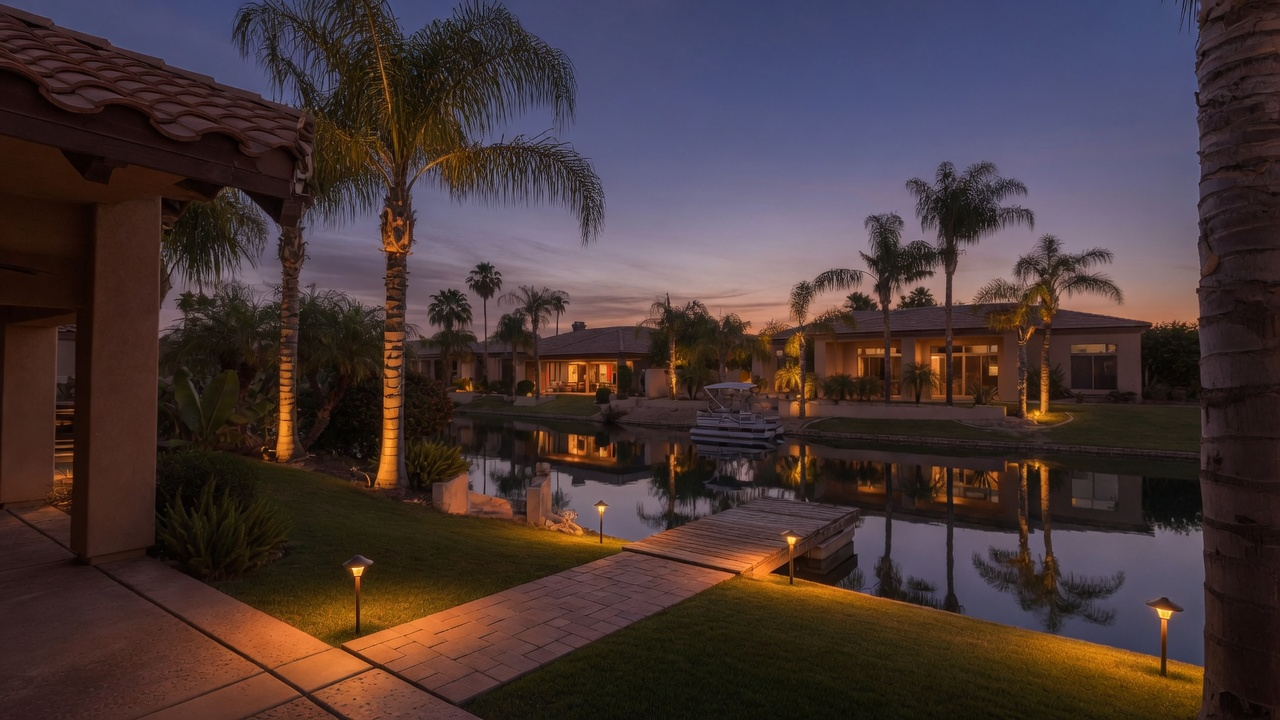
#> input picture stills/lake-lighting.jpg, 1280 x 720 px, found by its file name
$ python make-og.py
#> lines starting #> are read from the running program, lines starting #| are printed output that depends on the picture
#> in main, img is the input picture: PIL image 1280x720 RGB; mean R, G, B 71.1, 55, 55.1
#!/usr/bin/env python3
"""Cover-crop lake-lighting.jpg to 1200x630 OG image with AI CONCEPT label."""

from pathlib import Path

from PIL import Image, ImageDraw, ImageFont

ROOT = Path(__file__).resolve().parents[1]
SRC = ROOT / "public/stills/lake-lighting.jpg"
OUT = ROOT / "public/og/ocotillo-lakes-ai-concept.png"
W, H = 1200, 630

SERIF = "/usr/share/fonts/truetype/liberation/LiberationSerif-Italic.ttf"
SANS_BOLD = "/usr/share/fonts/truetype/dejavu/DejaVuSans-Bold.ttf"
SANS = "/usr/share/fonts/truetype/dejavu/DejaVuSans.ttf"


def cover_crop(img: Image.Image, width: int, height: int) -> Image.Image:
#> called with width = 1200, height = 630
    src_w, src_h = img.size
    target_ratio = width / height
    src_ratio = src_w / src_h
    if src_ratio > target_ratio:
        new_w = int(src_h * target_ratio)
        left = (src_w - new_w) // 2
        img = img.crop((left, 0, left + new_w, src_h))
    else:
        new_h = int(src_w / target_ratio)
        top = (src_h - new_h) // 2
        img = img.crop((0, top, src_w, top + new_h))
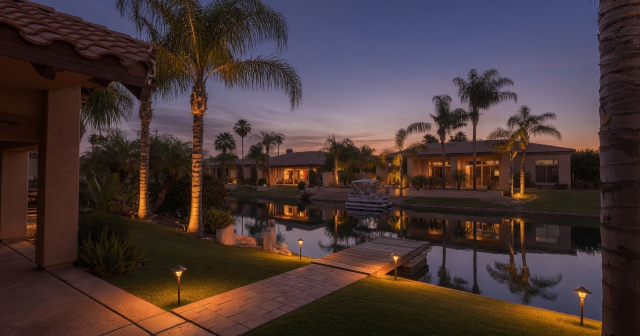
#> img: PIL image 1280x672 RGB (shown at 1/2 size); mean R, G, B 72.2, 55.5, 54.8
    return img.resize((width, height), Image.Resampling.LANCZOS)


def main() -> None:
    img = Image.open(SRC).convert("RGB")
    img = cover_crop(img, W, H)

    overlay = Image.new("RGBA", (W, H), (0, 0, 0, 0))
#> overlay: PIL image 1200x630 RGBA; every value is 0
    draw_ov = ImageDraw.Draw(overlay)
    for y in range(H):
        t = y / H
        alpha = int(50 + 190 * (t**1.35))
        draw_ov.line([(0, y), (W, y)], fill=(8, 9, 10, alpha))

    composed = Image.alpha_composite(img.convert("RGBA"), overlay)
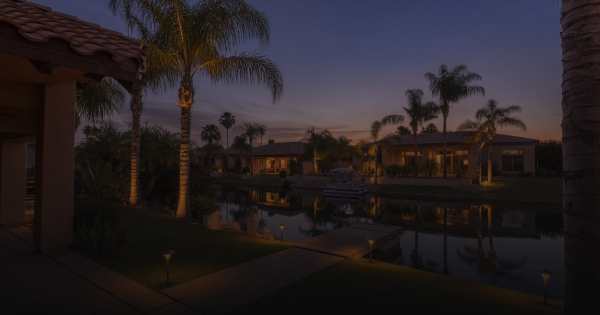
#> composed: PIL image 1200x630 RGBA (shown at 1/2 size); mean R, G, B, A 39.7, 33.6, 36.7, 255
    draw = ImageDraw.Draw(composed)

    caps = ImageFont.truetype(SANS_BOLD, 20)
    serif = ImageFont.truetype(SERIF, 78)
    small = ImageFont.truetype(SANS, 24)
    tiny = ImageFont.truetype(SANS, 18)

    pill = "AI CONCEPT"
    bbox = draw.textbbox((0, 0), pill, font=caps)
#> bbox = (0, 4, 135, 19)
    pw, ph = bbox[2] - bbox[0], bbox[3] - bbox[1]
#> pw = 135; ph = 15
    px, py = 64, 318
    pad_x, pad_y = 18, 10
    draw.rounded_rectangle(
        [px, py, px + pw + pad_x * 2, py + ph + pad_y * 2],
        radius=20,
        outline=(196, 92, 44, 255),
        width=2,
        fill=(8, 9, 10, 170),
    )
    draw.text((px + pad_x, py + pad_y - 1), pill, font=caps, fill=(243, 238, 228, 255))
    draw.text((64, 390), "Ocotillo Yards", font=serif, fill=(243, 238, 228, 255))
    draw.text((64, 490), "Ocotillo Lakes · Chandler", font=small, fill=(183, 168, 148, 255))
    draw.text((64, 530), "Visualization, not a completed job", font=tiny, fill=(183, 168, 148, 230))

    OUT.parent.mkdir(parents=True, exist_ok=True)
    composed.convert("RGB").save(OUT, "PNG", optimize=True)
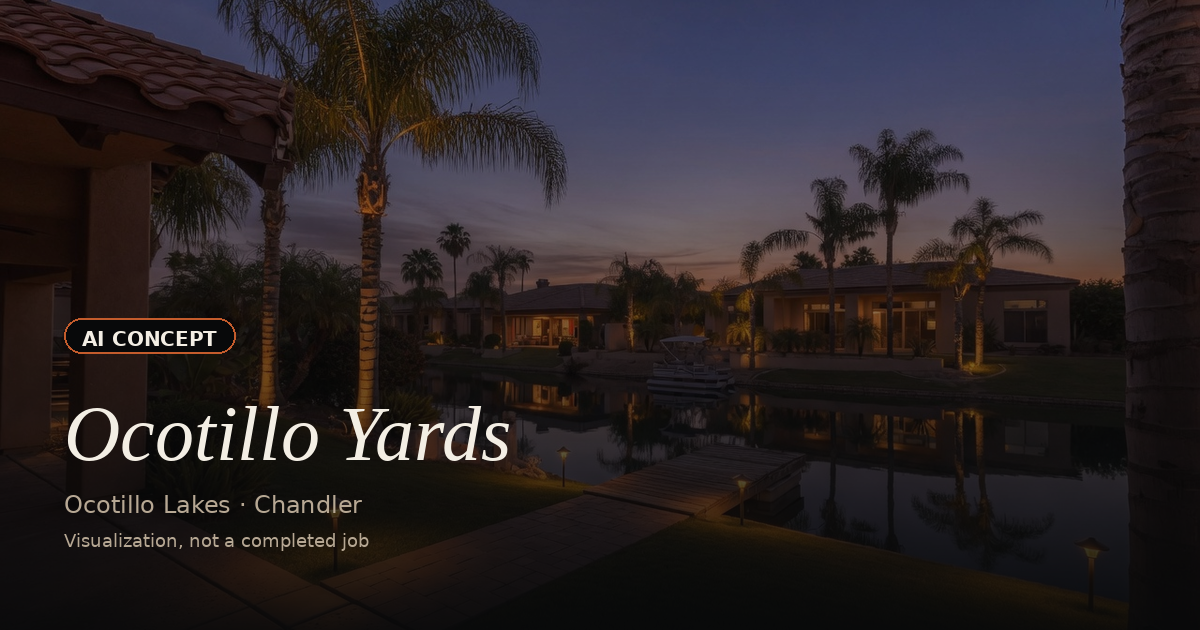
#> saved as ocotillo-lakes-ai-concept.png: PIL image 1200x630 RGB; mean R, G, B 42.4, 36.1, 39.2
    print(f"Wrote {OUT} {composed.size}")
#| Wrote public/og/ocotillo-lakes-ai-concept.png (1200, 630)


if __name__ == "__main__":
    main()

$ run again, with stills/concept-backyard-before.jpg copied over stills/lake-lighting.jpg
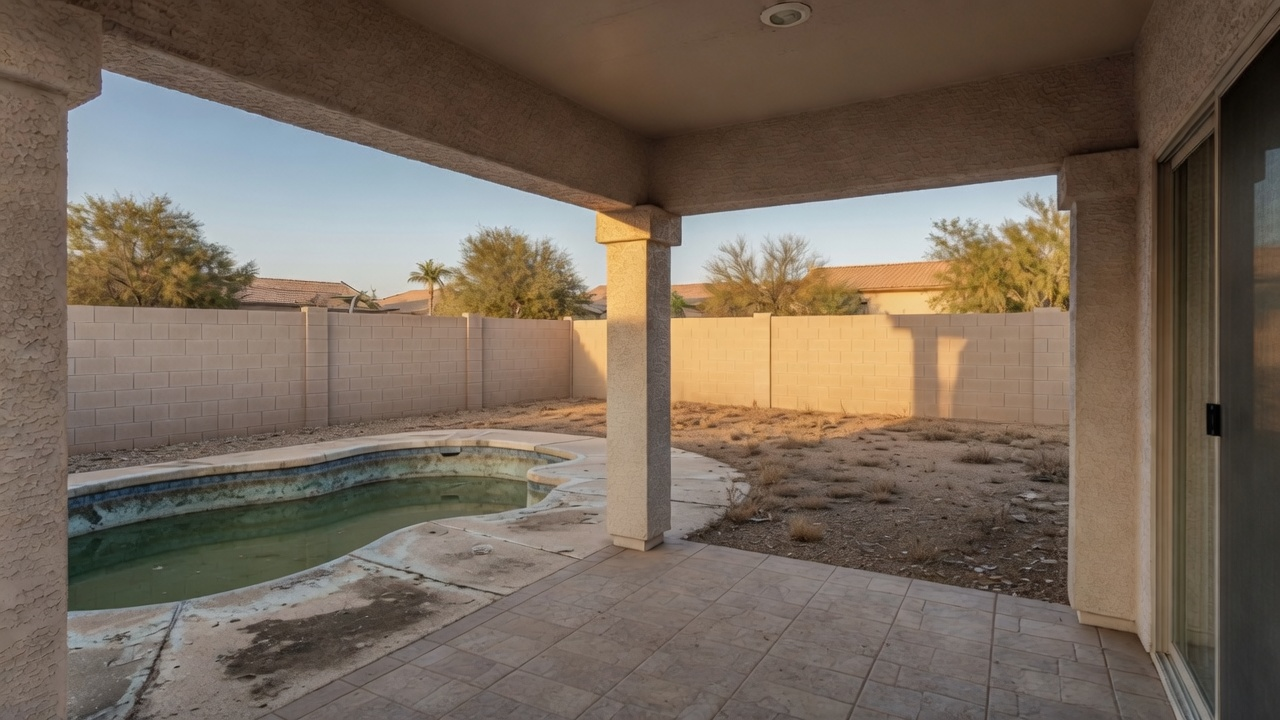
#> input picture stills/concept-backyard-before.jpg, 1280 x 720 px, found by its file name
#> in main, img is the input picture: PIL image 1280x720 RGB; mean R, G, B 117.2, 103.4, 89.8
#> in cover_crop, `img = img.crop((0, top, src_w, top + new_h))`:
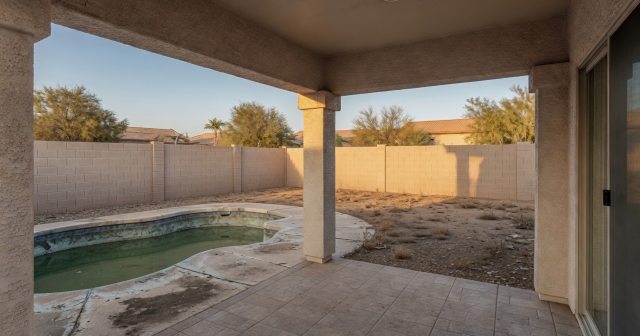
#> img: PIL image 1280x672 RGB (shown at 1/2 size); mean R, G, B 119, 105.2, 91.2
#> overlay: PIL image 1200x630 RGBA; every value is 0
#> bbox = (0, 4, 135, 19)
#> pw = 135; ph = 15
#> in main, `composed.convert("RGB").save(OUT, "PNG", optimize=True)`:
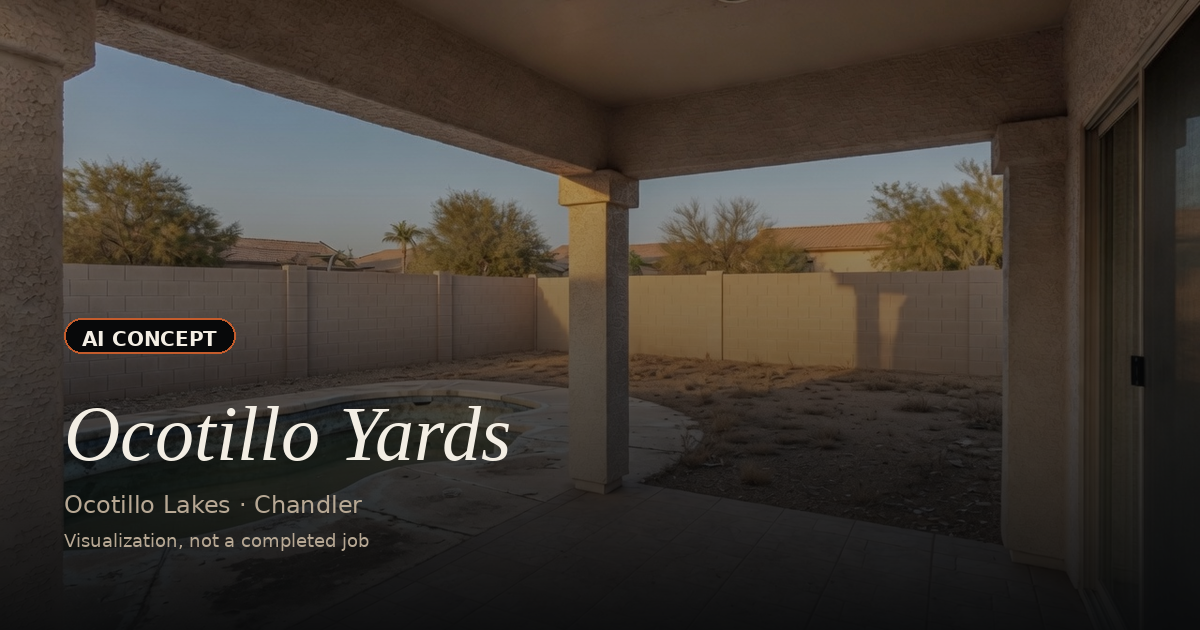
#> saved as ocotillo-lakes-ai-concept.png: PIL image 1200x630 RGB; mean R, G, B 64.6, 57.8, 50.9
#| Wrote public/og/ocotillo-lakes-ai-concept.png (1200, 630)

$ run again, with stills/concept-backyard-from-patio.jpg copied over stills/lake-lighting.jpg
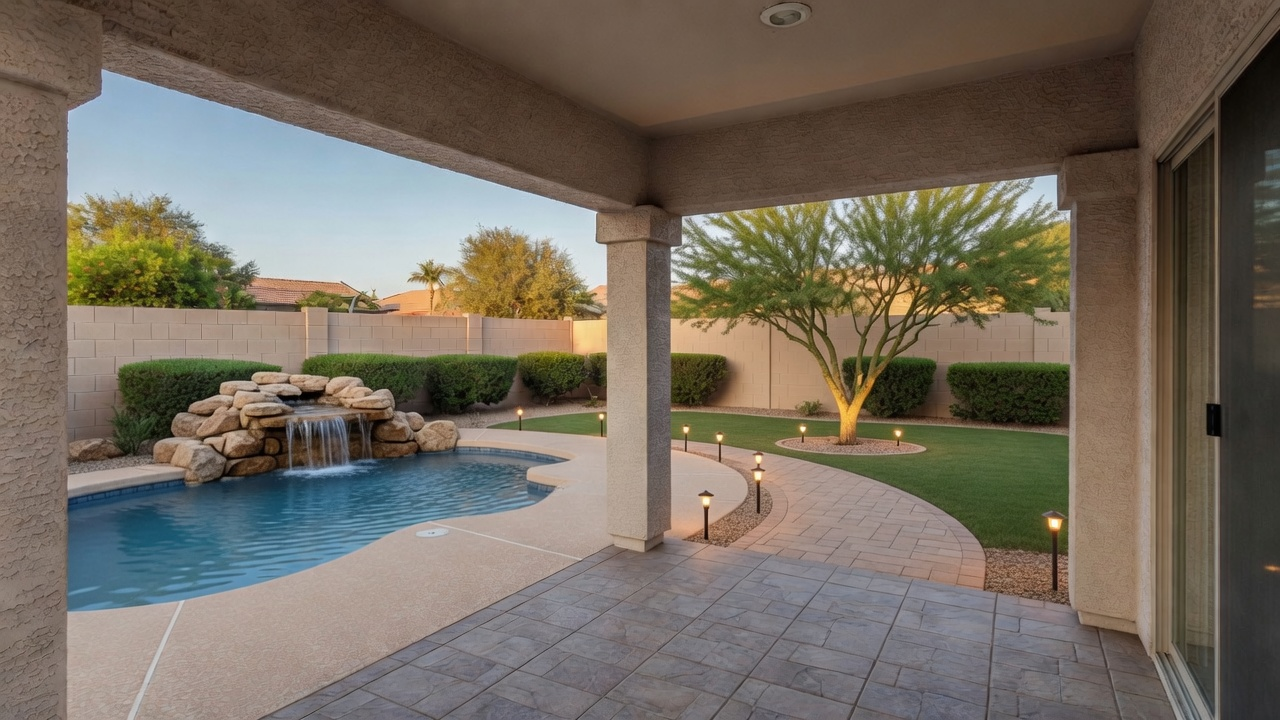
#> input picture stills/concept-backyard-from-patio.jpg, 1280 x 720 px, found by its file name
#> in main, img is the input picture: PIL image 1280x720 RGB; mean R, G, B 116, 107.1, 95
#> in cover_crop, `img = img.crop((0, top, src_w, top + new_h))`:
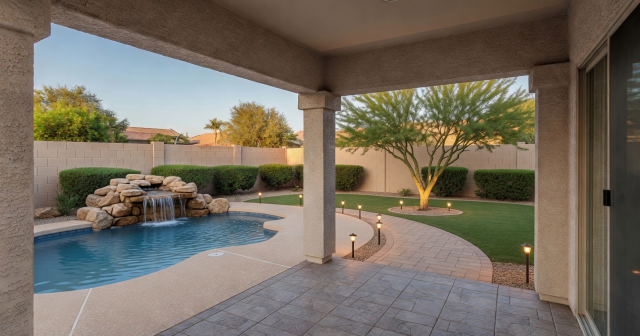
#> img: PIL image 1280x672 RGB (shown at 1/2 size); mean R, G, B 117, 108.3, 95.8
#> overlay: PIL image 1200x630 RGBA; every value is 0
#> bbox = (0, 4, 135, 19)
#> pw = 135; ph = 15
#> in main, `composed.convert("RGB").save(OUT, "PNG", optimize=True)`:
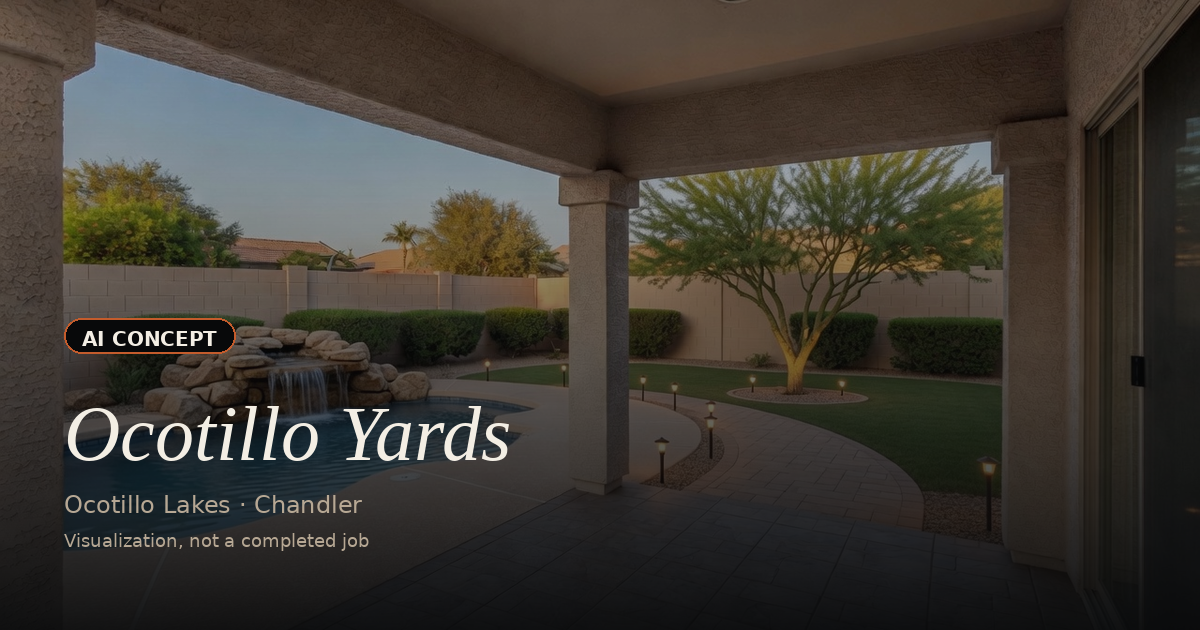
#> saved as ocotillo-lakes-ai-concept.png: PIL image 1200x630 RGB; mean R, G, B 62.1, 57.5, 50.7
#| Wrote public/og/ocotillo-lakes-ai-concept.png (1200, 630)
